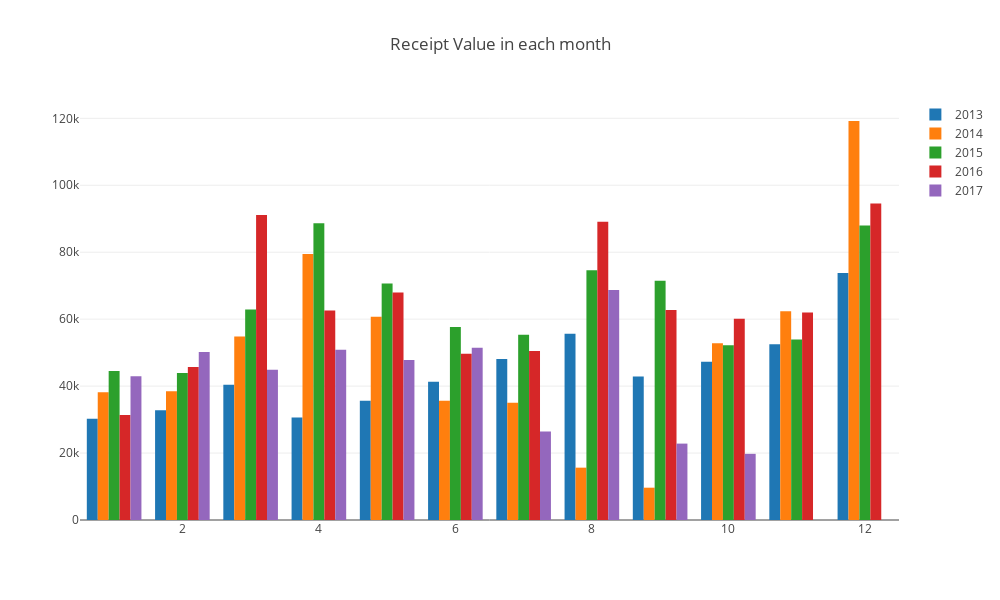

Notebook cell for this chart:
### Code cell
data = []
years = receipt_value_month_year.index

for idx in range(0, len(years)):

    trace = go.Bar(
        x=receipt_value_month_year.iloc[0].index,
        y=receipt_value_month_year.iloc[idx],
        name=str(years[idx])
    )
    data.append(trace)
    
layout = go.Layout(
    barmode='group'
)

fig = go.Figure(data=data, layout=layout)
fig['layout'].update(height=600, width=1000, title='Receipt Value in each month')
iplot(fig, filename='grouped-bar')

### Figure 1 — Plotly figure (JSON) as saved in the notebook; plotly's stock layout.template omitted (floating-point values rounded to 4 significant figures)
{"data": [{"name": "2013", "x": [1, 2, 3, 4, 5, 6, 7, 8, 9, 10, 11, 12], "y": [30230, 32823, 40402, 30635, 35631, 41305, 48117, 55649, 42898, 47264, 52488, 73787], "type": "bar", "uid": "c6dc9414-da1c-11e8-97e7-b399b4a3be3a"}, {"name": "2014", "x": [1, 2, 3, 4, 5, 6, 7, 8, 9, 10, 11, 12], "y": [38142, 38481, 54821, 79463, 60735, 35606, 34994, 15636, 9652, 52836, 62351, 119202], "type": "bar", "uid": "c6dc966c-da1c-11e8-97e7-b399b4a3be3a"}, {"name": "2015", "x": [1, 2, 3, 4, 5, 6, 7, 8, 9, 10, 11, 12], "y": [44488, 43932, 62885, 88620, 70671, 57644, 55308, 74634, 71459, 52178, 53890, 87995], "type": "bar", "uid": "c6dc9838-da1c-11e8-97e7-b399b4a3be3a"}, {"name": "2016", "x": [1, 2, 3, 4, 5, 6, 7, 8, 9, 10, 11, 12], "y": [31335, 45732, 91149, 62582, 67990, 49639, 50470, 89071, 62714, 60100, 62016, 94577], "type": "bar", "uid": "c6dc9946-da1c-11e8-97e7-b399b4a3be3a"}, {"name": "2017", "x": [1, 2, 3, 4, 5, 6, 7, 8, 9, 10, 11, 12], "y": [42973, 50189, 44920, 50884, 47803, 51438, 26467, 68685, 22825, 19769, null, null], "type": "bar", "uid": "c6dc9acc-da1c-11e8-97e7-b399b4a3be3a"}], "layout": {"barmode": "group", "height": 600, "width": 1000, "title": "Receipt Value in each month"}}
